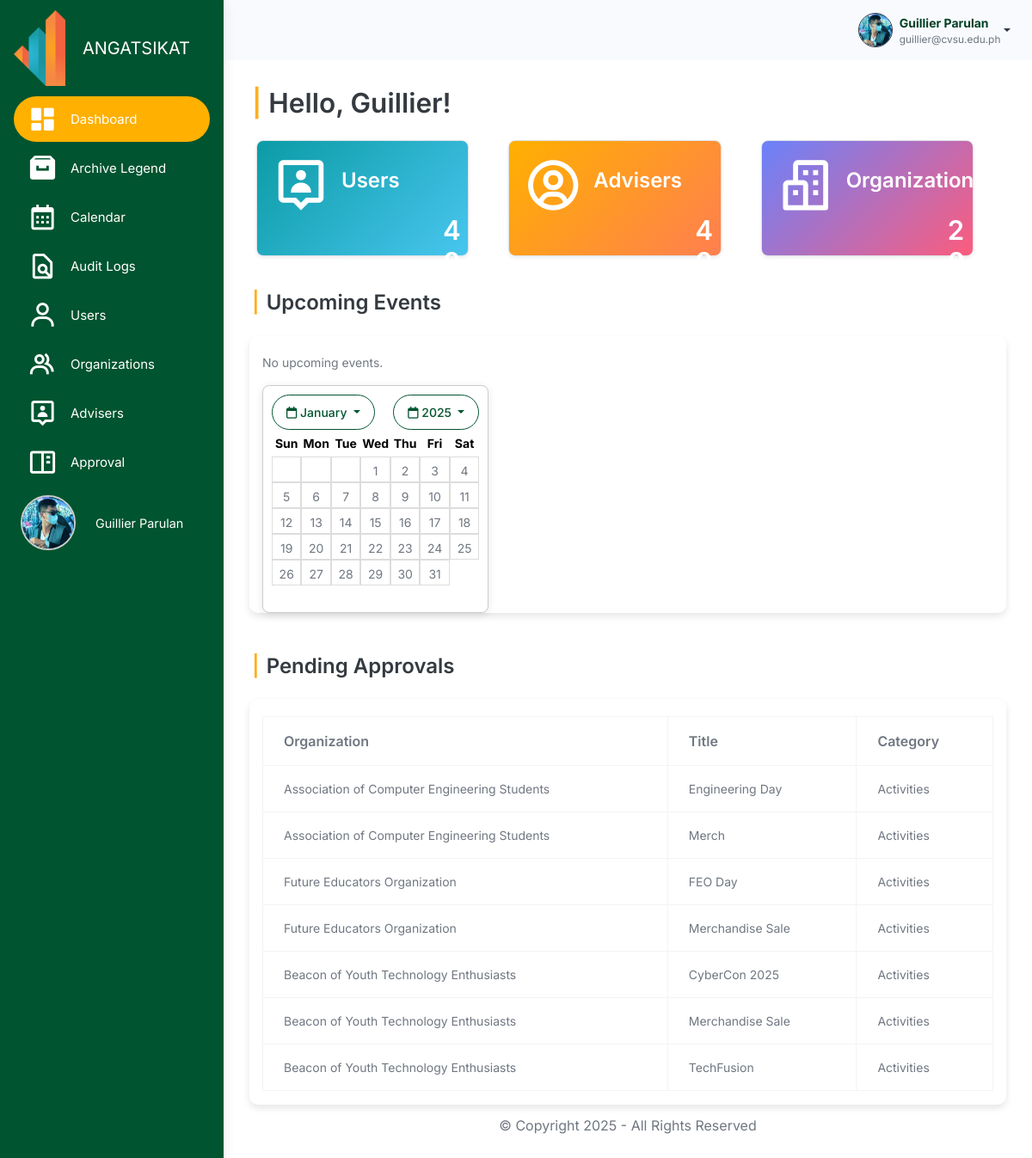
Page /src/dashboard/admin_dashboard.php (signed in) on the earlier database version.
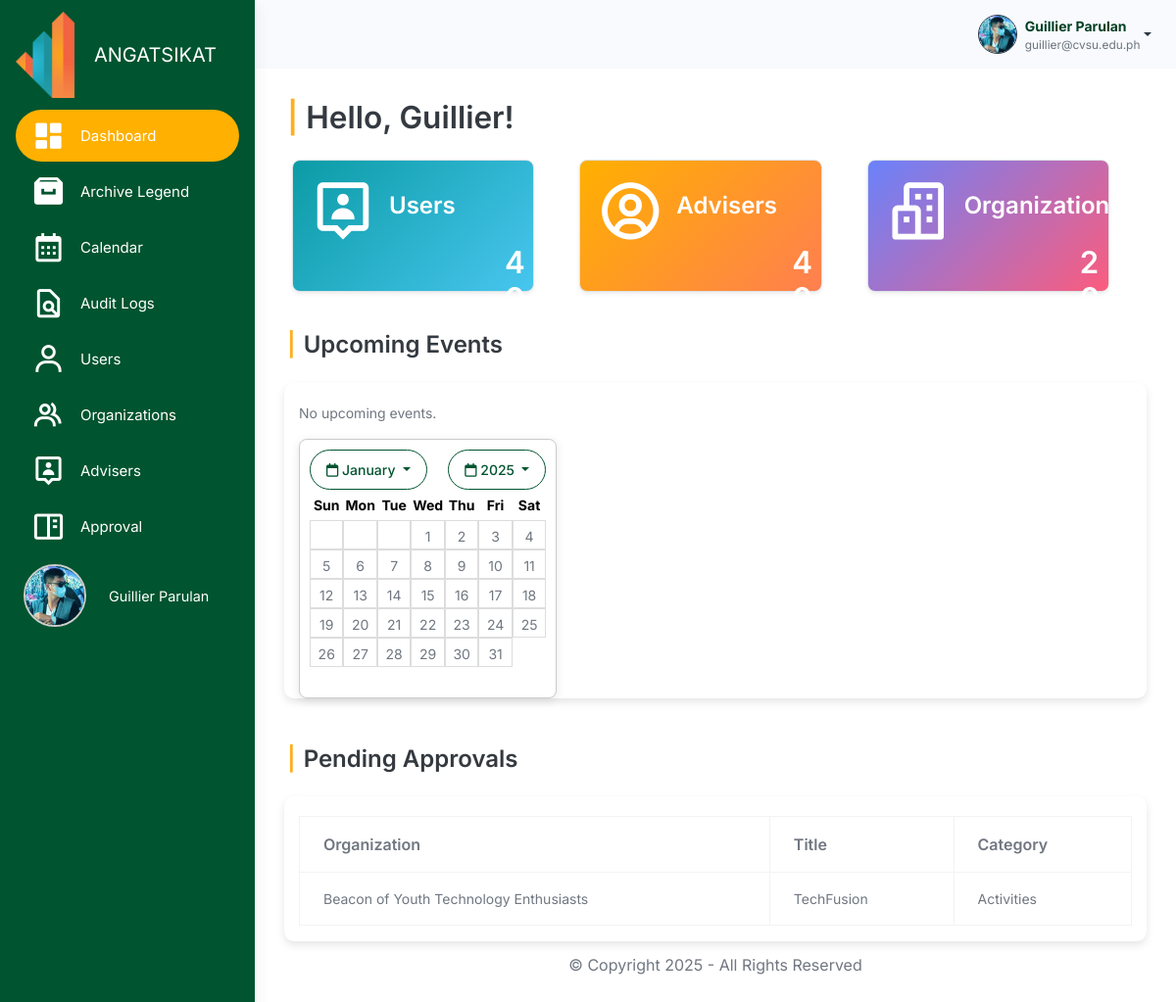
Same page on the later database version.
### tables this page shows
CREATE TABLE `users` (
  `user_id` int(11) NOT NULL,
  `username` varchar(100) NOT NULL,
  `password` varchar(255) NOT NULL,
  `profile_picture` varchar(255) NOT NULL,
  `first_name` varchar(255) NOT NULL,
  `last_name` varchar(255) NOT NULL,
  `email` varchar(100) NOT NULL,
  `role` enum('admin','officer','member') NOT NULL,
  `organization_id` int(11) DEFAULT NULL,
  `archived` tinyint(1) DEFAULT 0,
  `created_at` timestamp NOT NULL DEFAULT current_timestamp(),
  `position` enum('President','Treasurer') NOT NULL,
  `failed_attempts` int(11) DEFAULT 0,
  `is_locked` tinyint(1) DEFAULT 0,
  `last_failed_attempt` datetime DEFAULT NULL
);

CREATE TABLE `budget_approvals` (
  `approval_id` int(11) NOT NULL,
  `organization_id` int(11) NOT NULL,
  `title` varchar(255) NOT NULL,
  `category` enum('Activities','Purchases','Maintenance') NOT NULL,
  `attachment` varchar(255) NOT NULL,
  `created_at` timestamp NOT NULL DEFAULT current_timestamp(),
  `created_by` int(11) NOT NULL,
  `status` enum('Pending','Approved','Disapproved') DEFAULT 'Pending',
  `archived` tinyint(4) NOT NULL DEFAULT 0
);

CREATE TABLE `organizations` (
  `organization_id` int(11) NOT NULL,
  `organization_name` varchar(255) NOT NULL,
  `acronym` varchar(100) NOT NULL,
  `organization_logo` varchar(255) DEFAULT NULL,
  `organization_members` int(11) NOT NULL DEFAULT 0,
  `organization_status` enum('Probationary','Level I','Level II') NOT NULL DEFAULT 'Probationary',
  `organization_color` varchar(7) DEFAULT NULL,
  `archived` tinyint(1) DEFAULT 0,
  `created_at` timestamp NOT NULL DEFAULT current_timestamp(),
  `balance` decimal(15,2) DEFAULT 0.00,
  `beginning_balance` decimal(15,2) DEFAULT 0.00,
  `income` decimal(15,2) DEFAULT 0.00,
  `expense` decimal(15,2) DEFAULT 0.00,
  `cash_on_bank` decimal(15,2) DEFAULT 0.00,
  `cash_on_hand` decimal(15,2) DEFAULT 0.00
);

### src/user_query.php (called while the page is built, shortened)
<?php
$user_id = $_SESSION['user_id'];
$user_query = "SELECT * FROM users WHERE user_id = '$user_id'";
$user_result = mysqli_query($conn, $user_query);
if ($user_result && mysqli_num_rows($user_result) > 0) {
    $user = mysqli_fetch_assoc($user_result);
    $firstname = $user['first_name'];
    $lastname = $user['last_name'];
    $fullname = $firstname . ' ' . $lastname;
    $email = $user['email'];
    $profile_picture = $user['profile_picture'];
} else {
    echo "Error fetching user data: " . mysqli_error($conn);
    exit();
}
?>

### src/dashboard/admin_dashboard.php (the view, shortened to what the rows shown need)
<?php
include("../connection.php");
include '../user_query.php';
?>
<!doctype html>
<html lang="en">
<head>
    <link rel="stylesheet" href="../assets/css/styles.min.css" />
    <link rel="stylesheet" href="../activity_management/css/activities.css" />
    <link href="https://unpkg.com/boxicons@2.1.4/css/boxicons.min.css" rel="stylesheet" />
    <link rel="stylesheet" href="https://cdnjs.cloudflare.com/ajax/libs/font-awesome/6.6.0/css/all.min.css">
</head>
<body>
    <div class="page-wrapper" id="main-wrapper" data-layout="vertical" data-navbarbg="skin6" data-sidebartype="full"
        data-sidebar-position="fixed" data-header-position="fixed">
        <aside class="left-sidebar" id="sidebar">
            <div>
                <nav class="sidebar-nav scroll-sidebar" data-simplebar="">
                    <ul id="sidebarnav">
                        <li class="sidebar-item profile-container">
                            <a class="sidebar-link" href="../user/admin_profile.php" aria-expanded="false"
                                data-tooltip="Profile" style="display: flex; align-items: center; padding: 0.5rem;">
                                <div class="profile-pic-border"
                                    style="height: 4rem; width: 4rem; display: flex; justify-content: center; align-items: center; overflow: hidden; border-radius: 50%; border: 2px solid #ccc;">
                                    <img src="<?php echo !empty($profile_picture) ? '../user/' . htmlspecialchars($profile_picture) : '../user/uploads/default.png'; ?>"
                                        alt="Profile Picture" class="profile-pic"
                                        style="height: 100%; width: 100%; object-fit: cover;" />
                                </div>
                                <span class="profile-name" style="margin-left: 0.5rem; font-size: 0.9rem;">
                                    <?php echo htmlspecialchars($user['first_name']) . ' ' . htmlspecialchars($user['last_name']); ?>
                                </span>
                            </a>
                        </li>
                    </ul>
                </nav>
            </div>
        </aside>
        <div class="body-wrapper">
            <header class="app-header">
                <nav class="navbar navbar-expand-lg navbar-light">
                    <div class="navbar-collapse justify-content-end px-0" id="navbarNav">
                        <ul class="navbar-nav flex-row ms-auto align-items-center justify-content-end">
                            <li class="nav-item dropdown">
                                <div class="dropdown">
                                    <a href="#" class="dropdown-toggle d-flex align-items-center"
                                        data-bs-toggle="dropdown" aria-expanded="false" style="text-decoration: none;">
                                        <img class="border border-dark rounded-circle"
                                            src="<?php echo !empty($profile_picture) ? '../user/' . $profile_picture : '../user/uploads/default.png'; ?>"
                                            alt="Profile"
                                            style="width: 40px; height: 40px; margin-left: 10px; object-fit: cover;">
                                        <div class="d-flex flex-column align-items-start ms-2">
                                            <span style="font-weight: bold; color: #004024;">
                                                <?php echo htmlspecialchars($fullname); ?>
                                            </span>
                                            <span style="font-size: 0.85em; color: #6c757d;">
                                                <?php echo htmlspecialchars($email); ?>
                                            </span>
                                        </div>
                                    </a>
                                </div>
                            </li>
                        </ul>
                    </div>
                </nav>
            </header>
            <div class="container-fluid">
                <div class="row">
                    <h1 class="welcome-message h5 fw-bold mb-4">
                        <span class="text-warning fw-bold me-2">|</span>Hello,
                        <?php echo htmlspecialchars($user['first_name']); ?>!
                    </h1>
                    <div class="row">
                        <div class="col-md-4 mb-3">
                            <a href="../user_management/users.php" class="card gradient-card-2 p-3 shadow-sm mx-2">
                                <div class="d-flex align-items-center text-center">
                                    <h1 class="fw-bold text-white">Users</h1>
                                </div>
                                <div>
                                    <h1 class="fw-semibold h6" style="font-size: 1.95rem; margin-left: 200px; color: #fff;">
                                        40
                                    </h1>
                                </div>
                            </a>
                        </div>
                        <div class="col-md-4 mb-3">
                            <a href="../adviser_management/advisers.php" class="card gradient-card-1 p-3 shadow-sm mx-2">
                                <div class="d-flex align-items-center text-center">
                                    <h1 class="fw-bold text-white">Advisers</h1>
                                </div>
                                <div>
                                    <h1 class="fw-semibold h6" style="font-size: 1.95rem; margin-left: 200px; color: #fff;">
                                        40
                                    </h1>
                                </div>
                            </a>
                        </div>
                        <div class="col-md-4 mb-3">
                            <a href="../organization_management/organizations.php" class="card gradient-card-3 p-3 shadow-sm mx-2">
                                <div class="d-flex align-items-center text-center">
                                    <h1 class="fw-bold text-white">Organization</h1>
                                </div>
                                <div>
                                    <h1 class="fw-semibold h6" style="font-size: 1.95rem; margin-left: 200px; color: #fff;">
                                        20
                                    </h1>
                                </div>
                            </a>
                        </div>
                    </div>
                    <div>
                        <h3 class="title h5 fw-bold mb-4 mt-4">
                        </h3>
                        <div class="mx-auto">
                            <div class="container">
                                    <div id="tableContent" class="table-responsive">
                                        <table class="table table-bordered">
                                            <thead class="thead-light fw-bold">
                                                <tr class="fw-bold fs-4 text-dark">
                                                    <th>Organization</th>
                                                    <th>Title</th>
                                                    <th>Category</th>
                                                </tr>
                                            </thead>
                                            <tbody>
                                                <?php $query = "
                                                    SELECT b.*, o.organization_name
                                                    FROM budget_approvals b
                                                    JOIN organizations o ON b.organization_id = o.organization_id WHERE b.archived=0";
                                                $result = mysqli_query($conn, $query);
                                                if ($result->num_rows > 0) {
                                                    while ($row = mysqli_fetch_assoc($result)) {
                                                        $organization = $row['organization_name'];
                                                        $title = $row['title'];
                                                        $category = $row['category'];
                                                        echo
                                                        "<tr>
                                                            <td>".htmlspecialchars($organization) ."</td>
                                                            <td>".htmlspecialchars($title) ."</td>
                                                            <td>". htmlspecialchars($category)."</td>
                                                        </tr>";
                                                    }
                                                } else {
                                                    echo
                                                    "<tr>
                                                        <td colspan='3' class='text-center'>No organizations found</td>
                                                    </tr>";
                                                }
                                                ?>
                                            </tbody>
                                        </table>
                                    </div>
                            </div>
                        </div>
                    </div>
                    <div class="py-6 px-6 text-center d-none d-sm-block">
                        <p class="mb-0 fs-4">© Copyright 2025 - All Rights Reserved</p>
                    </div>
                </div>
            </div>
        </div>
    </div>
</body>
</html>

Differences in the rows shown:
removed budget_approvals: organization.organization_name "Association of Computer Engineering Students", title "Engineering Day", category "Activities"
removed budget_approvals: organization.organization_name "Association of Computer Engineering Students", title "Merch", category "Activities"
removed budget_approvals: organization.organization_name "Future Educators Organization", title "FEO Day", category "Activities"
removed budget_approvals: organization.organization_name "Future Educators Organization", title "Merchandise Sale", category "Activities"
removed budget_approvals: organization.organization_name "Beacon of Youth Technology Enthusiasts", title "CyberCon 2025", category "Activities"
removed budget_approvals: organization.organization_name "Beacon of Youth Technology Enthusiasts", title "Merchandise Sale", category "Activities"
